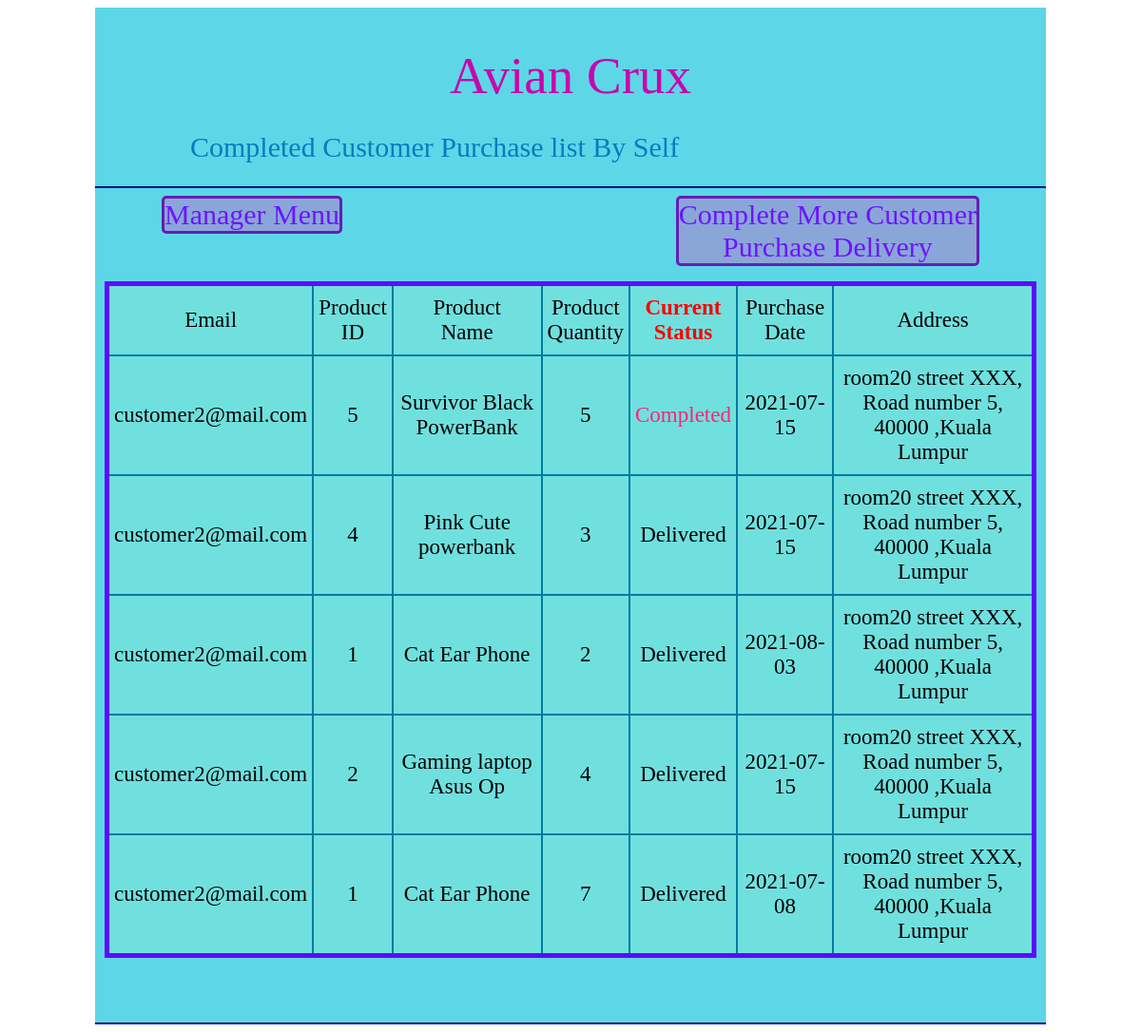
/ManagerCompletedCustomerPurchaseList.php (signed in), run on the app's committed database.
### tables this page shows
CREATE TABLE `customerpurchaselist` (
  `PurchaseID` int(11) NOT NULL,
  `UserEmail` varchar(30) NOT NULL,
  `Quantity` int(11) NOT NULL,
  `ProductID` int(11) NOT NULL,
  `Status` varchar(50) NOT NULL,
  `PurchaseDate` date DEFAULT NULL,
  `DeliveryDate` date DEFAULT NULL,
  `ManagerID` int(11) DEFAULT NULL
);

CREATE TABLE `productlist` (
  `ProductID` int(11) NOT NULL,
  `ProductName` varchar(255) NOT NULL,
  `ProductDescription` varchar(255) NOT NULL,
  `ProductCategory` varchar(255) NOT NULL,
  `ProductStock` int(11) NOT NULL,
  `ProductCost` decimal(10,2) NOT NULL,
  `ProductPrice` decimal(10,2) NOT NULL,
  `ProductPicture` varchar(255) NOT NULL
);

CREATE TABLE `user` (
  `UserEmail` varchar(30) NOT NULL,
  `UserFullName` varchar(100) DEFAULT NULL,
  `UserPassword` varchar(30) NOT NULL,
  `UserType` char(20) NOT NULL,
  `UserAddress` varchar(255) DEFAULT NULL,
  `UserCardNum` varchar(19) DEFAULT NULL,
  `UserCardSerial` varchar(4) DEFAULT NULL,
  `UserCardExpiredDate` varchar(5) DEFAULT NULL
);

### ManagerCompletedCustomerPurchaseList.php (the view, shortened to what this page needs)
<?php session_start();
include_once 'connection.php';?>
<!DOCTYPE html>
<html lang="en">
<head>
    <link href="allin1css.css" rel="stylesheet"  type="text/css"/>
</head>
<body>
    <?php
    $UpdatePermission = $_SESSION['UpdateCompletedPurchaseList'];
    if($UpdatePermission >= 1){
        $UserEmail = $_SESSION['useremail'];
        $sqlquery10= "Select ManagerID From managerpermission Where UserEmail = '$UserEmail'";
        $result10 = mysqli_query($conn, $sqlquery10);
        $OProductlist = mysqli_fetch_assoc($result10) ;
        $ManagerID = $OProductlist['ManagerID'];
   }else{ header("Location: AvianCruxManagerHome.php?ErrorText=NoPermission");
}
     ?>
    <center>
<div id="contain">
    <div id="header"><center><div id= "pagetype">Avian Crux</div></center></div>
    <div id="menu" class="welcome">Completed Customer Purchase list By Self</div>
    <hr class="lining">
    <div id="menu" >
        <div id="firstconn"><a href="AvianCruxManagerHome.php" class="deco">Manager Menu</a></div>
        <div class="lastconn"><a href="ManagerCustomerPurchaseList.php" class="deco"> Complete More Customer<br>Purchase Delivery</a></div>
    </div>
    <div style="height:60px;"></div>
    <table class="choosable">
<tr class="choosable">
<td class="choosable">Email</td>
<td class="choosable">Product<br>ID</td>
<td class="choosable">Product<br>Name</td>
<td class="choosable">Product<br>Quantity</td>
<td class="choosable"><font color="red"><b>Current<br>Status</b></font></td>
<td class="choosable">Purchase<br>Date</td>
<td class="choosable">Address</td>
</tr>
<?php
$sqlquery11= "Select customerpurchaselist.* , productlist.ProductName , user.UserAddress From customerpurchaselist LEFT JOIN productlist ON customerpurchaselist.ProductID = productlist.ProductID LEFT JOIN user ON customerpurchaselist.UserEmail = user.UserEmail WHERE (customerpurchaselist.Status = 'Completed' OR customerpurchaselist.Status = 'Delivered') AND customerpurchaselist.ManagerID = $ManagerID ORDER BY (CASE WHEN Status = 'Completed' THEN 1 ELSE 0 END) DESC, DeliveryDate DESC ";
$result11 = mysqli_query($conn, $sqlquery11);
$resultcheck11 = mysqli_num_rows($result11) ;
if ($resultcheck11 > 0){
    while($row = mysqli_fetch_assoc($result11)){
?>
<tr class="choosable">
<td class="choosable"><?php echo $row['UserEmail']; ?></td>
<td class="choosable"><?php echo $row['ProductID']; ?></td>
<td class="choosable"><?php echo $row['ProductName']; ?></td>
<td class="choosable"><?php echo $row['Quantity']; ?></td>
<td class="choosable"> <?php if($row['Status'] == "Completed"){   ?><a href="ManagerCompletedCustomerPurchaseList.php?PurchaseID=<?php echo $row['PurchaseID']; ?>" class="linkform"><?php echo $row['Status']; ?></a><?php  }else{ ?><?php echo $row['Status']; ?> <?php } ?></td>
<td class="choosable"><?php echo $row['PurchaseDate']; ?></td>
<td class="choosable"><?php echo $row['UserAddress']; ?></td>
</tr>
<?php }
   }
    ?>
</table>
    <div style="height:60px;"></div>
    <hr class="lining">
</center>
</body>

### allin1css.css (style rules this page uses)
#contain { background-color:rgb(93, 215, 231); width:1000px; }
#header { padding-top: 20px; height:110px; width:1000px; font-size:80px; text-align: center; }
#pagetype { padding-top: 20px; height:100px; width:300px; font-size:55px; text-align: center; color : rgb(199, 5, 173); }
#menu { font-size: 30px; height:30px; width:1000px; color : rgb(6, 124, 192); }
.welcome { text-align: left; padding-left: 100px; padding-bottom: 20px; }
#firstconn { float:left; margin-left: 70px; background-color: rgb(138, 166, 216); border-color: rgb(100, 30, 180); border-width: 3px; border-style: solid; border-radius: 5px; }
.lastconn { float:right; margin-right: 70px; background-color: rgb(138, 166, 216); border-color: rgb(100, 30, 180); border-width: 3px; border-style: solid; border-radius: 5px; }
.deco { color : rgb(110, 20, 255); text-decoration: none; }
.lining { border-color : rgb(5, 2, 202) }
table.choosable { border-style: solid; border-color: rgb(95, 11, 251); border-width: 5px; text-align: center; border-collapse: collapse; background-color: rgba(141, 236, 208, 0.39); width: 98%; }
tr.choosable,td.choosable { font-size: 23px; border-style: solid; border-color: rgb(0, 124, 161); border-width: 2px; }
.linkform { text-decoration: none; color: rgb(255, 34, 119); }
tr, td { padding: 10px 5px; }

### data on the page
customerpurchaselist: UserEmail "customer2@mail.com", ProductID "5", ProductID.ProductName "Survivor Black PowerBank", Quantity "5", Status "Completed", PurchaseDate "2021-07-15", user.UserAddress "room20 street XXX, Road number 5, 40000 ,Kuala Lumpur"
customerpurchaselist: UserEmail "customer2@mail.com", ProductID "4", ProductID.ProductName "Pink Cute powerbank", Quantity "3", Status "Delivered", PurchaseDate "2021-07-15", user.UserAddress "room20 street XXX, Road number 5, 40000 ,Kuala Lumpur"
customerpurchaselist: UserEmail "customer2@mail.com", ProductID "1", ProductID.ProductName "Cat Ear Phone", Quantity "2", Status "Delivered", PurchaseDate "2021-08-03", user.UserAddress "room20 street XXX, Road number 5, 40000 ,Kuala Lumpur"
customerpurchaselist: UserEmail "customer2@mail.com", ProductID "2", ProductID.ProductName "Gaming laptop Asus Op", Quantity "4", Status "Delivered", PurchaseDate "2021-07-15", user.UserAddress "room20 street XXX, Road number 5, 40000 ,Kuala Lumpur"
customerpurchaselist: UserEmail "customer2@mail.com", ProductID "1", ProductID.ProductName "Cat Ear Phone", Quantity "7", Status "Delivered", PurchaseDate "2021-07-08", user.UserAddress "room20 street XXX, Road number 5, 40000 ,Kuala Lumpur"
